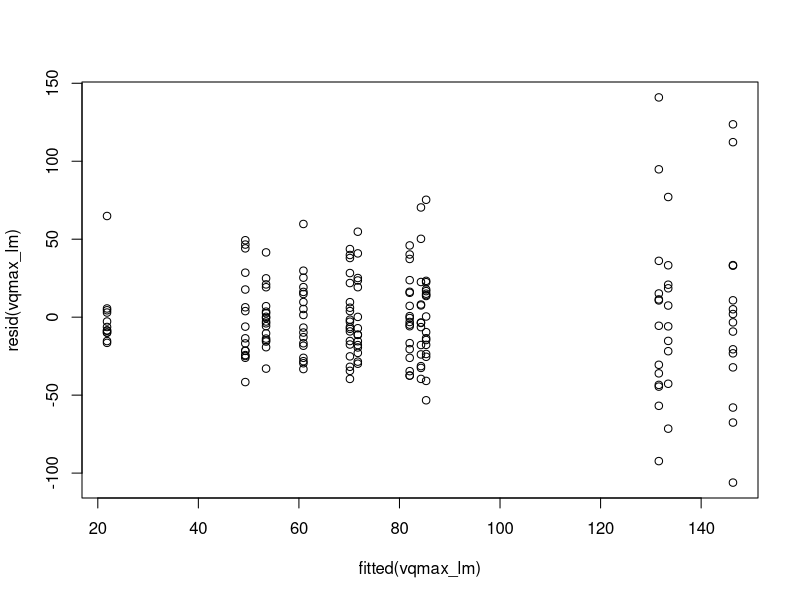
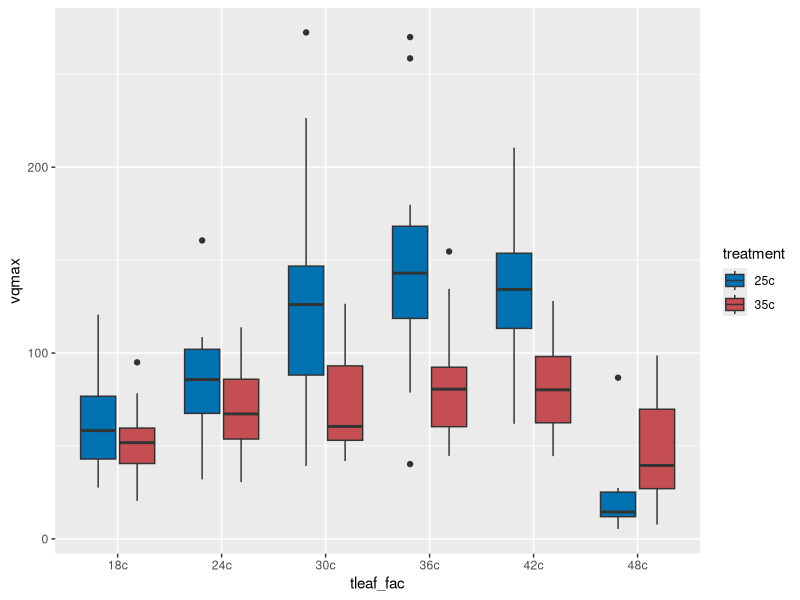
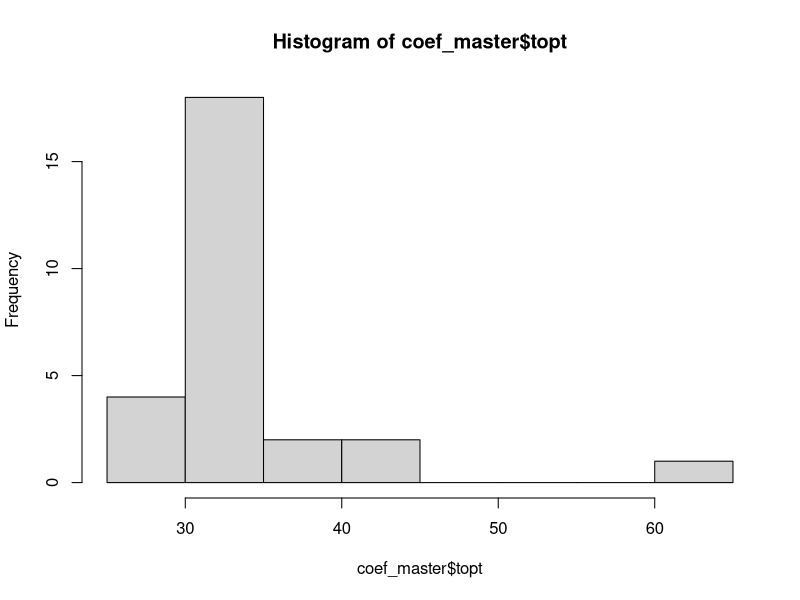
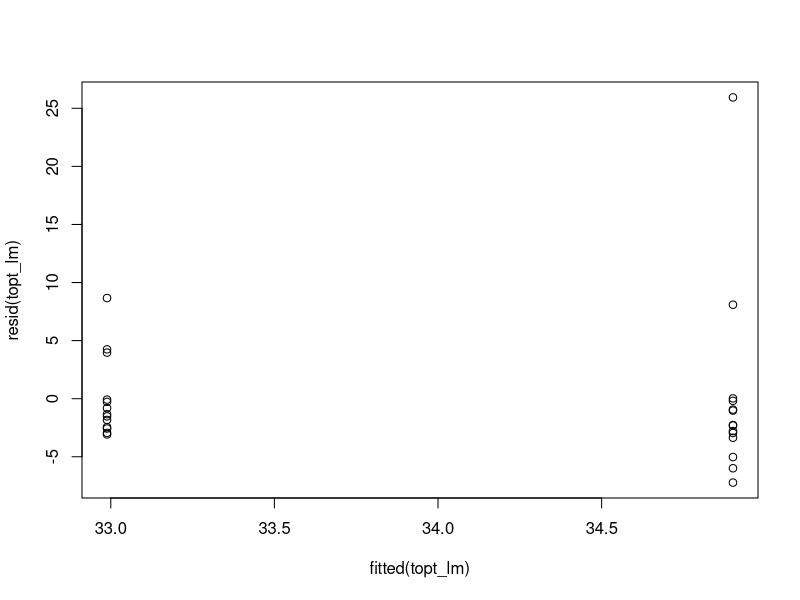
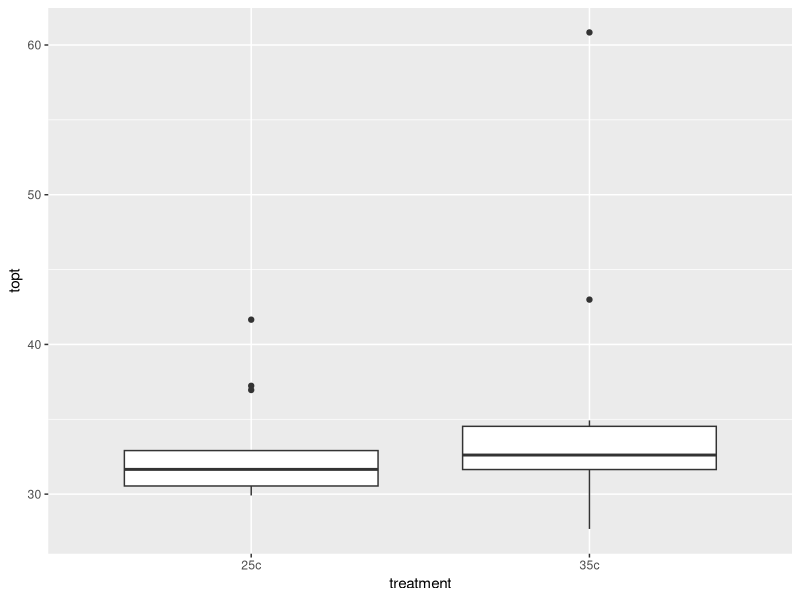
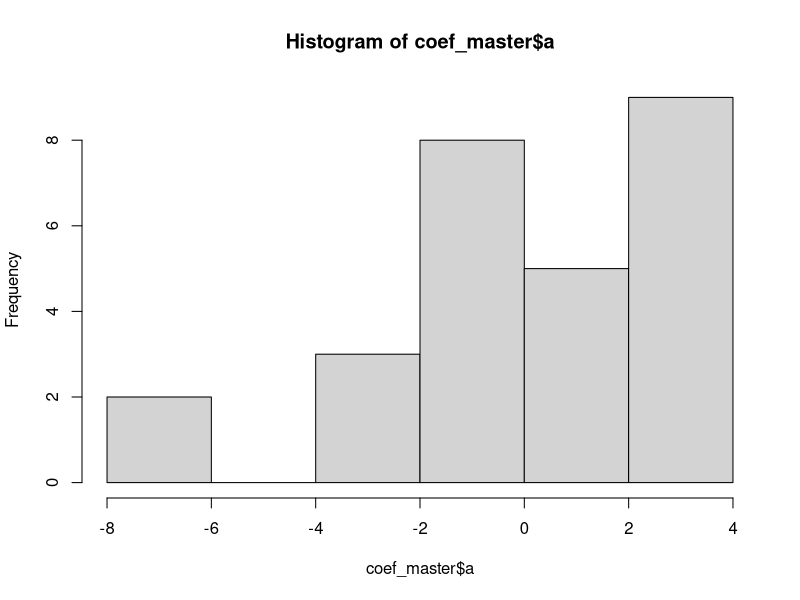
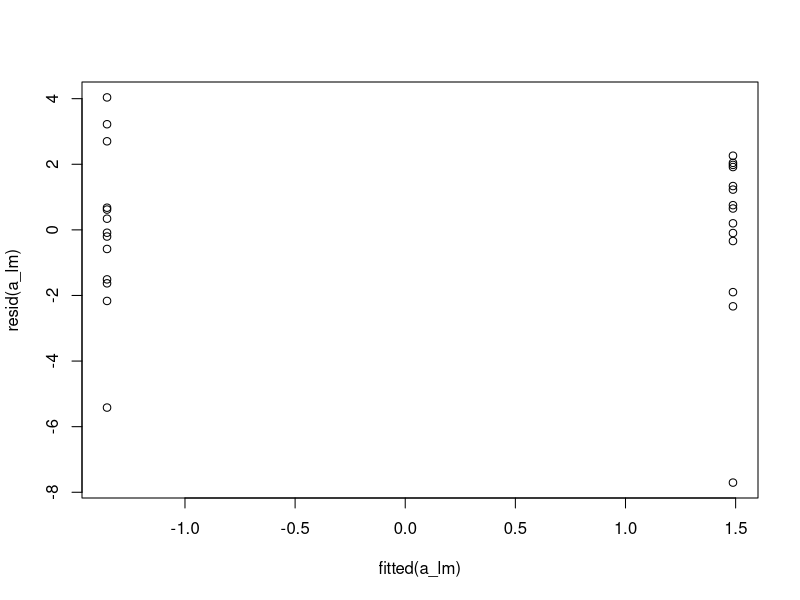
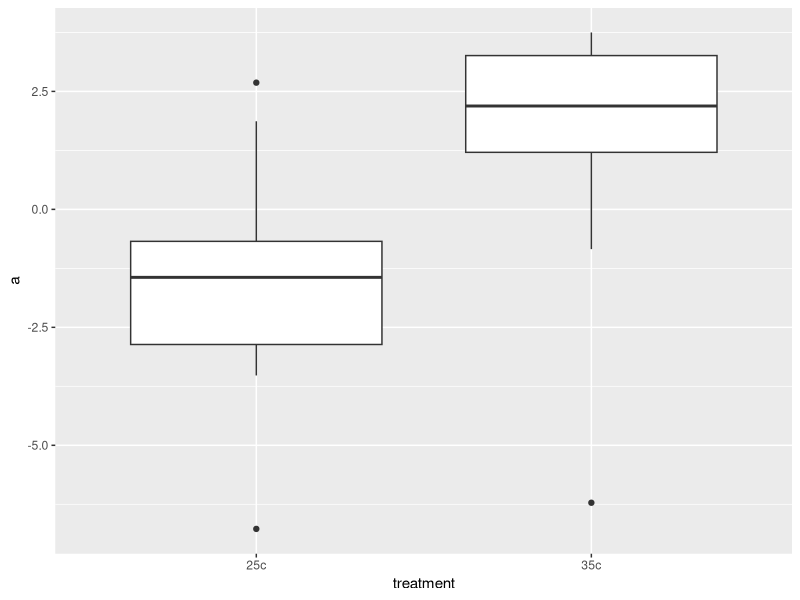

Generate these figures, in order, with R:
### Load Libraries
library(tidyverse)
library(emmeans)
library(multcomp)
library(multcompView)
library(lme4)

### Read .csv
vqmax18_df <- read.csv("vqmax18_df.csv")
vqmax24_df <- read.csv("vqmax24_df.csv")
vqmax30_df <- read.csv("vqmax30_df.csv")
vqmax36_df <- read.csv("vqmax36_df.csv")
vqmax42_df <- read.csv("vqmax42_df.csv")
vqmax48_df <- read.csv("vqmax48_df.csv")

### check
head(vqmax18_df)
head(vqmax24_df)
head(vqmax30_df)
head(vqmax36_df)
head(vqmax42_df)
head(vqmax48_df)

### rbind
colnames(vqmax18_df) <- c("x", 'id', 'slope', 'intercept', 'tleaf', 'vqmax', 'treatment', 'tleaf_fac')
colnames(vqmax24_df) <- c("x", 'id', 'slope', 'intercept', 'tleaf', 'vqmax', 'treatment', 'tleaf_fac')
colnames(vqmax30_df) <- c("x", 'id', 'slope', 'intercept', 'tleaf', 'vqmax', 'treatment', 'tleaf_fac')
colnames(vqmax36_df) <- c("x", 'id', 'slope', 'intercept', 'tleaf', 'vqmax', 'treatment', 'tleaf_fac')
colnames(vqmax42_df) <- c("x", 'id', 'slope', 'intercept', 'tleaf', 'vqmax', 'treatment', 'tleaf_fac')
colnames(vqmax48_df) <- c("x", 'id', 'slope', 'intercept', 'tleaf', 'vqmax', 'treatment', 'tleaf_fac')

### check again
head(vqmax18_df)
head(vqmax24_df)
head(vqmax30_df)
head(vqmax36_df)
head(vqmax42_df)
head(vqmax48_df)

### create master
master_df <- rbind(vqmax18_df, vqmax24_df, vqmax30_df, vqmax36_df, vqmax42_df, vqmax48_df)
head(master_df)

vqmax_lm <- lm(vqmax ~ treatment * tleaf_fac, data = master_df)
summary(vqmax_lm)
plot(resid(vqmax_lm) ~ fitted(vqmax_lm))
anova(vqmax_lm)

cld(emmeans(vqmax_lm, pairwise ~ treatment))
cld(emmeans(vqmax_lm, pairwise ~ tleaf_fac))
cld(emmeans(vqmax_lm, pairwise ~ tleaf_fac | treatment))

### plotting with ggplot
ggplot(master_df, aes(x = tleaf_fac, y = vqmax, fill = treatment)) +
  geom_boxplot() +
  scale_fill_manual(values = c("25c" = "#0072B2", "35c" = "#C44E52"))
  theme(
    legend.title = element_blank(), 
    legend.text = element_text(size = rel(1.5)),
    axis.title.x = element_text(size = rel(2.75)),
    axis.title.y = element_text(size = rel(2.75)),
    axis.text.x = element_text(size = rel(2.25)),
    axis.text.y = element_text(size = rel(2.25)),
    panel.background = element_rect(fill = 'white', colour = 'black'),
    panel.grid.major = element_line(colour = 'grey')) +
  xlab("Leaf temperature (factorial)(°C)") +
  ylab(expression("Vqmax"))


### creatting curves...
# adding tresp2
master_df$tleaf2 <- master_df$tleaf^2
head(master_df)



### gg_1 
gg_1 <- master_df %>% 
  filter(id == "gg_1")
head(gg_1)
# only has 2 points, no go



### gg_2
gg_2 <- master_df %>% 
  filter(id == "gg_2")
head(gg_2)
# missing only 30, good enough
gg_2_lm <- lm(log(vqmax) ~ tleaf + tleaf2, data = gg_2)
summary(gg_2_lm)
# coef
gg_2_coef <- gg_2_lm$coefficients
gg_2_coef
# t opt
gg_2_topt <- -gg_2_coef[2] / (2 * gg_2_coef[3])
gg_2_topt
# adding coef to df
gg_2_df <- data.frame(
  id = "gg_2",
  treatment = "35c",
  a = gg_2_coef[1],
  b = gg_2_coef[2],
  c = gg_2_coef[3],
  topt = gg_2_topt
)
gg_2_df



### gg_3
gg_3 <- master_df %>% 
  filter(id == "gg_3")
head(gg_3)
# got all 6
gg_3_lm <- lm(log(vqmax) ~ tleaf + tleaf2, data = gg_3)
summary(gg_3_lm)
# coef
gg_3_coef <- gg_3_lm$coefficients
gg_3_coef
# t opt
gg_3_topt <- -gg_3_coef[2] / (2 * gg_3_coef[3])
gg_3_topt
# adding coef to df
gg_3_df <- data.frame(
  id = "gg_3",
  treatment = "25c",
  a = gg_3_coef[1],
  b = gg_3_coef[2],
  c = gg_3_coef[3],
  topt = gg_3_topt
)
gg_3_df



### gg_4
gg_4 <- master_df %>% 
  filter(id == "gg_4")
head(gg_4)
# missing 48, might ask
gg_4_lm <- lm(log(vqmax) ~ tleaf + tleaf2, data = gg_4)
summary(gg_4_lm)
# coef
gg_4_coef <- gg_4_lm$coefficients
gg_4_coef
# t opt
gg_4_topt <- -gg_4_coef[2] / (2 * gg_4_coef[3])
gg_4_topt
# adding coef to df
gg_4_df <- data.frame(
  id = "gg_4",
  treatment = "35c",
  a = gg_4_coef[1],
  b = gg_4_coef[2],
  c = gg_4_coef[3],
  topt = gg_4_topt
)
gg_4_df



### gg_5
gg_5 <- master_df %>% 
  filter(id == "gg_5")
head(gg_5)
# missing 30, should be fine
gg_5_lm <- lm(log(vqmax) ~ tleaf + tleaf2, data = gg_5)
summary(gg_5_lm)
# coef
gg_5_coef <- gg_5_lm$coefficients
gg_5_coef
# t opt
gg_5_topt <- -gg_5_coef[2] / (2 * gg_5_coef[3])
gg_5_topt
# adding coef to df
gg_5_df <- data.frame(
  id = "gg_5",
  treatment = "25c",
  a = gg_5_coef[1],
  b = gg_5_coef[2],
  c = gg_5_coef[3],
  topt = gg_5_topt
)
gg_5_df



### gg_6
gg_6 <- master_df %>% 
  filter(id == "gg_6")
head(gg_6)
# all 6
gg_6_lm <- lm(log(vqmax) ~ tleaf + tleaf2, data = gg_6)
summary(gg_6_lm)
# coef
gg_6_coef <- gg_6_lm$coefficients
gg_6_coef
# t opt
gg_6_topt <- -gg_6_coef[2] / (2 * gg_6_coef[3])
gg_6_topt
# adding coef to df
gg_6_df <- data.frame(
  id = "gg_6",
  treatment = "35c",
  a = gg_6_coef[1],
  b = gg_6_coef[2],
  c = gg_6_coef[3],
  topt = gg_6_topt
)
gg_6_df



### gg_7
gg_7 <- master_df %>% 
  filter(id == "gg_7")
head(gg_7)
# all 6
gg_7_lm <- lm(log(vqmax) ~ tleaf + tleaf2, data = gg_7)
summary(gg_7_lm)
# coef
gg_7_coef <- gg_7_lm$coefficients
gg_7_coef
# t opt
gg_7_topt <- -gg_7_coef[2] / (2 * gg_7_coef[3])
gg_7_topt
# adding coef to df
gg_7_df <- data.frame(
  id = "gg_7",
  treatment = "25c",
  a = gg_7_coef[1],
  b = gg_7_coef[2],
  c = gg_7_coef[3],
  topt = gg_7_topt
)
gg_7_df



### gg_8
gg_8 <- master_df %>% 
  filter(id == "gg_8")
head(gg_8)
# missing 42 and 48... dont use for now



### gg_9
gg_9 <- master_df %>% 
  filter(id == "gg_9")
head(gg_9)
# missing 30, should be fine
gg_9_lm <- lm(log(vqmax) ~ tleaf + tleaf2, data = gg_9)
summary(gg_9_lm)
# coef
gg_9_coef <- gg_9_lm$coefficients
gg_9_coef
# t opt
gg_9_topt <- -gg_9_coef[2] / (2 * gg_9_coef[3])
gg_9_topt
# adding coef to df
gg_9_df <- data.frame(
  id = "gg_9",
  treatment = "25c",
  a = gg_9_coef[1],
  b = gg_9_coef[2],
  c = gg_9_coef[3],
  topt = gg_9_topt
)
gg_9_df



### gg_10
gg_10 <- master_df %>% 
  filter(id == "gg_10")
head(gg_10)
# all 6
gg_10_lm <- lm(log(vqmax) ~ tleaf + tleaf2, data = gg_10)
summary(gg_10_lm)
# coef
gg_10_coef <- gg_10_lm$coefficients
gg_10_coef
# t opt
gg_10_topt <- -gg_10_coef[2] / (2 * gg_10_coef[3])
gg_10_topt
# adding coef to df
gg_10_df <- data.frame(
  id = "gg_10",
  treatment = "35c",
  a = gg_10_coef[1],
  b = gg_10_coef[2],
  c = gg_10_coef[3],
  topt = gg_10_topt
)
gg_10_df



### gg_11
gg_11 <- master_df %>% 
  filter(id == "gg_11")
head(gg_11)
# missing 42 and 48, dont use for now



### gg_12
gg_12 <- master_df %>% 
  filter(id == "gg_12")
head(gg_12)
# all 6
gg_12_lm <- lm(log(vqmax) ~ tleaf + tleaf2, data = gg_12)
summary(gg_12_lm)
# coef
gg_12_coef <- gg_12_lm$coefficients
gg_12_coef
# t opt
gg_12_topt <- -gg_12_coef[2] / (2 * gg_12_coef[3])
gg_12_topt
# adding coef to df
gg_12_df <- data.frame(
  id = "gg_12",
  treatment = "35c",
  a = gg_12_coef[1],
  b = gg_12_coef[2],
  c = gg_12_coef[3],
  topt = gg_12_topt
)
gg_12_df



### gg_13
gg_13 <- master_df %>% 
  filter(id == "gg_13")
head(gg_13)
# nothing for 13...



### gg_14
gg_14 <- master_df %>% 
  filter(id == "gg_14")
head(gg_14)
# all 6
gg_14_lm <- lm(log(vqmax) ~ tleaf + tleaf2, data = gg_14)
summary(gg_14_lm)
# coef
gg_14_coef <- gg_14_lm$coefficients
gg_14_coef
# t opt
gg_14_topt <- -gg_14_coef[2] / (2 * gg_14_coef[3])
gg_14_topt
# adding coef to df
gg_14_df <- data.frame(
  id = "gg_14",
  treatment = "35c",
  a = gg_14_coef[1],
  b = gg_14_coef[2],
  c = gg_14_coef[3],
  topt = gg_14_topt
)
gg_14_df



### gg_15
gg_15 <- master_df %>% 
  filter(id == "gg_15")
head(gg_15)
# missing 30 and 42... proceed?
gg_15_lm <- lm(log(vqmax) ~ tleaf + tleaf2, data = gg_15)
summary(gg_15_lm)
# coef
gg_15_coef <- gg_15_lm$coefficients
gg_15_coef
# t opt
gg_15_topt <- -gg_15_coef[2] / (2 * gg_15_coef[3])
gg_15_topt
# adding coef to df
gg_15_df <- data.frame(
  id = "gg_15",
  treatment = "25c",
  a = gg_15_coef[1],
  b = gg_15_coef[2],
  c = gg_15_coef[3],
  topt = gg_15_topt
)
gg_15_df



### gg_16
gg_16 <- master_df %>% 
  filter(id == "gg_16")
head(gg_16)
# all missing 36...
gg_16_lm <- lm(log(vqmax) ~ tleaf + tleaf2, data = gg_16)
summary(gg_16_lm)
# coef
gg_16_coef <- gg_16_lm$coefficients
gg_16_coef
# t opt
gg_16_topt <- -gg_16_coef[2] / (2 * gg_16_coef[3])
gg_16_topt
# adding coef to df
gg_16_df <- data.frame(
  id = "gg_16",
  treatment = "35c",
  a = gg_16_coef[1],
  b = gg_16_coef[2],
  c = gg_16_coef[3],
  topt = gg_16_topt
)
gg_16_df




### gg_17
gg_17 <- master_df %>% 
  filter(id == "gg_17")
head(gg_17)
# no points...



### gg_18
gg_18 <- master_df %>% 
  filter(id == "gg_18")
head(gg_18)
# all 6
gg_18_lm <- lm(log(vqmax) ~ tleaf + tleaf2, data = gg_18)
summary(gg_18_lm)
# coef
gg_18_coef <- gg_18_lm$coefficients
gg_18_coef
# t opt
gg_18_topt <- -gg_18_coef[2] / (2 * gg_18_coef[3])
gg_18_topt
# adding coef to df
gg_18_df <- data.frame(
  id = "gg_18",
  treatment = "35c",
  a = gg_18_coef[1],
  b = gg_18_coef[2],
  c = gg_18_coef[3],
  topt = gg_18_topt
)
gg_18_df



### gg_19
gg_19 <- master_df %>% 
  filter(id == "gg_19")
head(gg_19)
# missing 42 and 48...



### gg_20
gg_20 <- master_df %>% 
  filter(id == "gg_20")
head(gg_20)
# missing all...



### gg_21
gg_21 <- master_df %>% 
  filter(id == "gg_21")
head(gg_21)
# all missing 30
gg_21_lm <- lm(log(vqmax) ~ tleaf + tleaf2, data = gg_21)
summary(gg_21_lm)
# coef
gg_21_coef <- gg_21_lm$coefficients
gg_21_coef
# t opt
gg_21_topt <- -gg_21_coef[2] / (2 * gg_21_coef[3])
gg_21_topt
# adding coef to df
gg_21_df <- data.frame(
  id = "gg_21",
  treatment = "25c",
  a = gg_21_coef[1],
  b = gg_21_coef[2],
  c = gg_21_coef[3],
  topt = gg_21_topt
)
gg_21_df



### gg_22
gg_22 <- master_df %>% 
  filter(id == "gg_22")
head(gg_22)
# missing 36, proceed
gg_22_lm <- lm(log(vqmax) ~ tleaf + tleaf2, data = gg_22)
summary(gg_22_lm)
# coef
gg_22_coef <- gg_22_lm$coefficients
gg_22_coef
# t opt
gg_22_topt <- -gg_22_coef[2] / (2 * gg_22_coef[3])
gg_22_topt
# adding coef to df
gg_22_df <- data.frame(
  id = "gg_22",
  treatment = "35c",
  a = gg_22_coef[1],
  b = gg_22_coef[2],
  c = gg_22_coef[3],
  topt = gg_22_topt
)
gg_22_df



### gg_23
gg_23 <- master_df %>% 
  filter(id == "gg_23")
head(gg_23)
# missing 42 should be fine
gg_23_lm <- lm(log(vqmax) ~ tleaf + tleaf2, data = gg_23)
summary(gg_23_lm)
# coef
gg_23_coef <- gg_23_lm$coefficients
gg_23_coef
# t opt
gg_23_topt <- -gg_23_coef[2] / (2 * gg_23_coef[3])
gg_23_topt
# adding coef to df
gg_23_df <- data.frame(
  id = "gg_23",
  treatment = "25c",
  a = gg_23_coef[1],
  b = gg_23_coef[2],
  c = gg_23_coef[3],
  topt = gg_23_topt
)
gg_23_df



### gg_24
gg_24 <- master_df %>% 
  filter(id == "gg_24")
head(gg_24)
# all 6
gg_24_lm <- lm(log(vqmax) ~ tleaf + tleaf2, data = gg_24)
summary(gg_24_lm)
# coef
gg_24_coef <- gg_24_lm$coefficients
gg_24_coef
# t opt
gg_24_topt <- -gg_24_coef[2] / (2 * gg_24_coef[3])
gg_24_topt
# adding coef to df
gg_24_df <- data.frame(
  id = "gg_24",
  treatment = "35c",
  a = gg_24_coef[1],
  b = gg_24_coef[2],
  c = gg_24_coef[3],
  topt = gg_24_topt
)
gg_24_df



### gg_25
gg_25 <- master_df %>% 
  filter(id == "gg_25")
head(gg_25)
# missing 48, should be fine
gg_25_lm <- lm(log(vqmax) ~ tleaf + tleaf2, data = gg_25)
summary(gg_25_lm)
# coef
gg_25_coef <- gg_25_lm$coefficients
gg_25_coef
# t opt
gg_25_topt <- -gg_25_coef[2] / (2 * gg_25_coef[3])
gg_25_topt
# adding coef to df
gg_25_df <- data.frame(
  id = "gg_25",
  treatment ="25c",
  a = gg_25_coef[1],
  b = gg_25_coef[2],
  c = gg_25_coef[3],
  topt = gg_25_topt
)
gg_25_df



### gg_26
gg_26 <- master_df %>% 
  filter(id == "gg_26")
head(gg_26)
# all 6
gg_26_lm <- lm(log(vqmax) ~ tleaf + tleaf2, data = gg_26)
summary(gg_26_lm)
# coef
gg_26_coef <- gg_26_lm$coefficients
gg_26_coef
# t opt
gg_26_topt <- -gg_26_coef[2] / (2 * gg_26_coef[3])
gg_26_topt
# adding coef to df
gg_26_df <- data.frame(
  id = "gg_26",
  treatment = "35c",
  a = gg_26_coef[1],
  b = gg_26_coef[2],
  c = gg_26_coef[3],
  topt = gg_26_topt
)
gg_26_df




### gg_27
gg_27 <- master_df %>% 
  filter(id == "gg_27")
head(gg_27)
# missing 42 and 48... leave out



### gg_28
gg_28 <- master_df %>% 
  filter(id == "gg_28")
head(gg_28)
#  cut for fitting purposes



### gg_29
gg_29 <- master_df %>% 
  filter(id == "gg_29")
head(gg_29)
# all missing 30
gg_29_lm <- lm(log(vqmax) ~ tleaf + tleaf2, data = gg_29)
summary(gg_29_lm)
# coef
gg_29_coef <- gg_29_lm$coefficients
gg_29_coef
# t opt
gg_29_topt <- -gg_29_coef[2] / (2 * gg_29_coef[3])
gg_29_topt
# adding coef to df
gg_29_df <- data.frame(
  id = "gg_29",
  treatment = "25c",
  a = gg_29_coef[1],
  b = gg_29_coef[2],
  c = gg_29_coef[3],
  topt = gg_29_topt
)
gg_29_df



### gg_30
gg_30 <- master_df %>% 
  filter(id == "gg_30")
head(gg_30)
# missing 36
gg_30_lm <- lm(log(vqmax) ~ tleaf + tleaf2, data = gg_30)
summary(gg_30_lm)
# coef
gg_30_coef <- gg_30_lm$coefficients
gg_30_coef
# t opt
gg_30_topt <- -gg_30_coef[2] / (2 * gg_30_coef[3])
gg_30_topt
# adding coef to df
gg_30_df <- data.frame(
  id = "gg_30",
  treatment = "35c",
  a = gg_30_coef[1],
  b = gg_30_coef[2],
  c = gg_30_coef[3],
  topt = gg_30_topt
)
gg_30_df



### gg_31
gg_31 <- master_df %>% 
  filter(id == "gg_31")
head(gg_31)
# missing 42
gg_31_lm <- lm(log(vqmax) ~ tleaf + tleaf2, data = gg_31)
summary(gg_31_lm)
# coef
gg_31_coef <- gg_31_lm$coefficients
gg_31_coef
# t opt
gg_31_topt <- -gg_31_coef[2] / (2 * gg_31_coef[3])
gg_31_topt
# adding coef to df
gg_31_df <- data.frame(
  id = "gg_31",
  treatment = "25c",
  a = gg_31_coef[1],
  b = gg_31_coef[2],
  c = gg_31_coef[3],
  topt = gg_31_topt
)
gg_31_df



### gg_32
gg_32 <- master_df %>% 
  filter(id == "gg_32")
head(gg_32)
# missing 36
gg_32_lm <- lm(log(vqmax) ~ tleaf + tleaf2, data = gg_32)
summary(gg_32_lm)
# coef
gg_32_coef <- gg_32_lm$coefficients
gg_32_coef
# t opt
gg_32_topt <- -gg_32_coef[2] / (2 * gg_32_coef[3])
gg_32_topt
# adding coef to df
gg_32_df <- data.frame(
  id = "gg_32",
  treatment = "35c",
  a = gg_32_coef[1],
  b = gg_32_coef[2],
  c = gg_32_coef[3],
  topt = gg_32_topt
)
gg_32_df



### gg_33
gg_33 <- master_df %>% 
  filter(id == "gg_33")
head(gg_33)
# missing 42 and 48... null



### gg_34
gg_34 <- master_df %>% 
  filter(id == "gg_34")
head(gg_34)
# cut for fitting



### gg_35
gg_35 <- master_df %>% 
  filter(id == "gg_35")
head(gg_35)
# all 6
gg_35_lm <- lm(log(vqmax) ~ tleaf + tleaf2, data = gg_35)
summary(gg_35_lm)
# coef
gg_35_coef <- gg_35_lm$coefficients
gg_35_coef
# t opt
gg_35_topt <- -gg_35_coef[2] / (2 * gg_35_coef[3])
gg_35_topt
# adding coef to df
gg_35_df <- data.frame(
  id = "gg_35",
  treatment = "25c",
  a = gg_35_coef[1],
  b = gg_35_coef[2],
  c = gg_35_coef[3],
  topt = gg_35_topt
)
gg_35_df



### gg_36
gg_36 <- master_df %>% 
  filter(id == "gg_36")
head(gg_36)
# missing 30 and 36, dont use



### gg_37
gg_37 <- master_df %>% 
  filter(id == "gg_37")
head(gg_37)
# all misssing 42 and 48


### gg_38
gg_38 <- master_df %>% 
  filter(id == "gg_38")
head(gg_38)
# missing 30
gg_38_lm <- lm(log(vqmax) ~ tleaf + tleaf2, data = gg_38)
summary(gg_38_lm)
# coef
gg_38_coef <- gg_38_lm$coefficients
gg_38_coef
# t opt
gg_38_topt <- -gg_38_coef[2] / (2 * gg_38_coef[3])
gg_38_topt
# adding coef to df
gg_38_df <- data.frame(
  id = "gg_38",
  treatment = "35c",
  a = gg_38_coef[1],
  b = gg_38_coef[2],
  c = gg_38_coef[3],
  topt = gg_38_topt
)
gg_38_df



### gg_39
gg_39 <- master_df %>% 
  filter(id == "gg_39")
head(gg_39)
# missing 30
gg_39_lm <- lm(log(vqmax) ~ tleaf + tleaf2, data = gg_39)
summary(gg_39_lm)
# coef
gg_39_coef <- gg_39_lm$coefficients
gg_39_coef
# t opt
gg_39_topt <- -gg_39_coef[2] / (2 * gg_39_coef[3])
gg_39_topt
# adding coef to df
gg_39_df <- data.frame(
  id = "gg_39",
  treatment = "25c",
  a = gg_39_coef[1],
  b = gg_39_coef[2],
  c = gg_39_coef[3],
  topt = gg_39_topt
)
gg_39_df



### gg_40
gg_40 <- master_df %>% 
  filter(id == "gg_40")
head(gg_40)
# missing 48
gg_40_lm <- lm(log(vqmax) ~ tleaf + tleaf2, data = gg_40)
summary(gg_40_lm)
# coef
gg_40_coef <- gg_40_lm$coefficients
gg_40_coef
# t opt
gg_40_topt <- -gg_40_coef[2] / (2 * gg_40_coef[3])
gg_40_topt
# adding coef to df
gg_40_df <- data.frame(
  id = "gg_40",
  treatment = "25c",
  a = gg_40_coef[1],
  b = gg_40_coef[2],
  c = gg_40_coef[3],
  topt = gg_40_topt
)
gg_40_df



### creating master coef data frame
coef_master <- combined_df <- rbind(
  gg_2_df, gg_3_df, gg_4_df, gg_5_df, gg_6_df, gg_7_df, gg_9_df, gg_10_df,
  gg_12_df, gg_14_df, gg_15_df, gg_16_df, gg_18_df, gg_21_df, gg_22_df, 
  gg_23_df, gg_24_df, gg_25_df, gg_26_df, gg_29_df, gg_30_df, 
  gg_31_df, gg_32_df, gg_35_df, gg_38_df, gg_39_df, gg_40_df
)
coef_master



### testing stats


# topt
hist(coef_master$topt)
topt_lm <- lm(topt ~ treatment, data = coef_master)
plot(resid(topt_lm)~fitted(topt_lm))
summary(topt_lm)
ggplot(coef_master, aes(x = treatment, y = topt)) + geom_boxplot()

# a 
hist(coef_master$a)
a_lm <- lm(a ~ treatment, data = coef_master)
plot(resid(a_lm) ~ fitted(a_lm))
summary(a_lm)
ggplot(coef_master, aes(x = treatment, y = a)) + geom_boxplot()

# b 
hist(coef_master$b)
b_lm <- lm(b ~ treatment, data = coef_master)
plot(resid(b_lm) ~ fitted(b_lm))
summary(b_lm)
ggplot(coef_master, aes(x = treatment, y = b)) + geom_boxplot()

# c
hist(coef_master$c)
c_lm <- lm(c ~ treatment, data = coef_master)
plot(resid(c_lm) ~ fitted(c_lm))
summary(c_lm)
ggplot(coef_master, aes(x = treatment, y = c)) + geom_boxplot()



### stats to grpah

# string of temperature values
temp_values <- seq(15, 50, 1)

# emmeans
topt_df <- as.data.frame(emmeans(topt_lm, ~ treatment))
a_df <- as.data.frame(emmeans(a_lm, ~ treatment))
b_df <- as.data.frame(emmeans(b_lm, ~ treatment))
c_df <- as.data.frame(emmeans(c_lm, ~ treatment))

# extract
topt_25 <- topt_df$emmean[topt_df$treatment == "25c"]
topt_35 <- topt_df$emmean[topt_df$treatment == "35c"]
a_25 <-  a_df$emmean[a_df$treatment == "25c"]
a_35 <-  a_df$emmean[a_df$treatment == "35c"]
b_25 <-  b_df$emmean[b_df$treatment == "25c"]
b_35 <-  b_df$emmean[b_df$treatment == "35c"]
c_25 <-  c_df$emmean[c_df$treatment == "25c"]
c_35 <-  c_df$emmean[c_df$treatment == "35c"]

# temp response
trc_25 <- exp(a_25 + b_25 * temp_values + c_25 * temp_values^2)
trc_35 <- exp(a_35 + b_35 * temp_values + c_35 * temp_values^2)
trc_df <- as.data.frame(cbind(temp_values, trc_25, trc_35))
head(trc_df)


### Plotting!
trc_plot <- ggplot(trc_df, aes(x = temp_values)) +
  theme(
    legend.title = element_blank(), 
    legend.text = element_text(size = rel(1.5)),
    axis.title.x = element_text(size = rel(2.75)),
    axis.title.y = element_text(size = rel(2.75)),
    axis.text.x = element_text(size = rel(2.25)),
    axis.text.y = element_text(size = rel(2.25)),
    panel.background = element_rect(fill = 'white', colour = 'black'),
    panel.grid.major = element_line(colour = 'grey')) +
  geom_line(aes(y = trc_25, color = "25°C"), linewidth = 2) +
  geom_line(aes(y = trc_35, color = "35°C"), linewidth = 2) +
  scale_color_manual(values = c("25°C" = "#0072B2", "35°C" = "#C44E52")) +
  xlab('Leaf temperature \u00b0C\n') +
  ylab(expression("Vqmax"))
trc_plot
